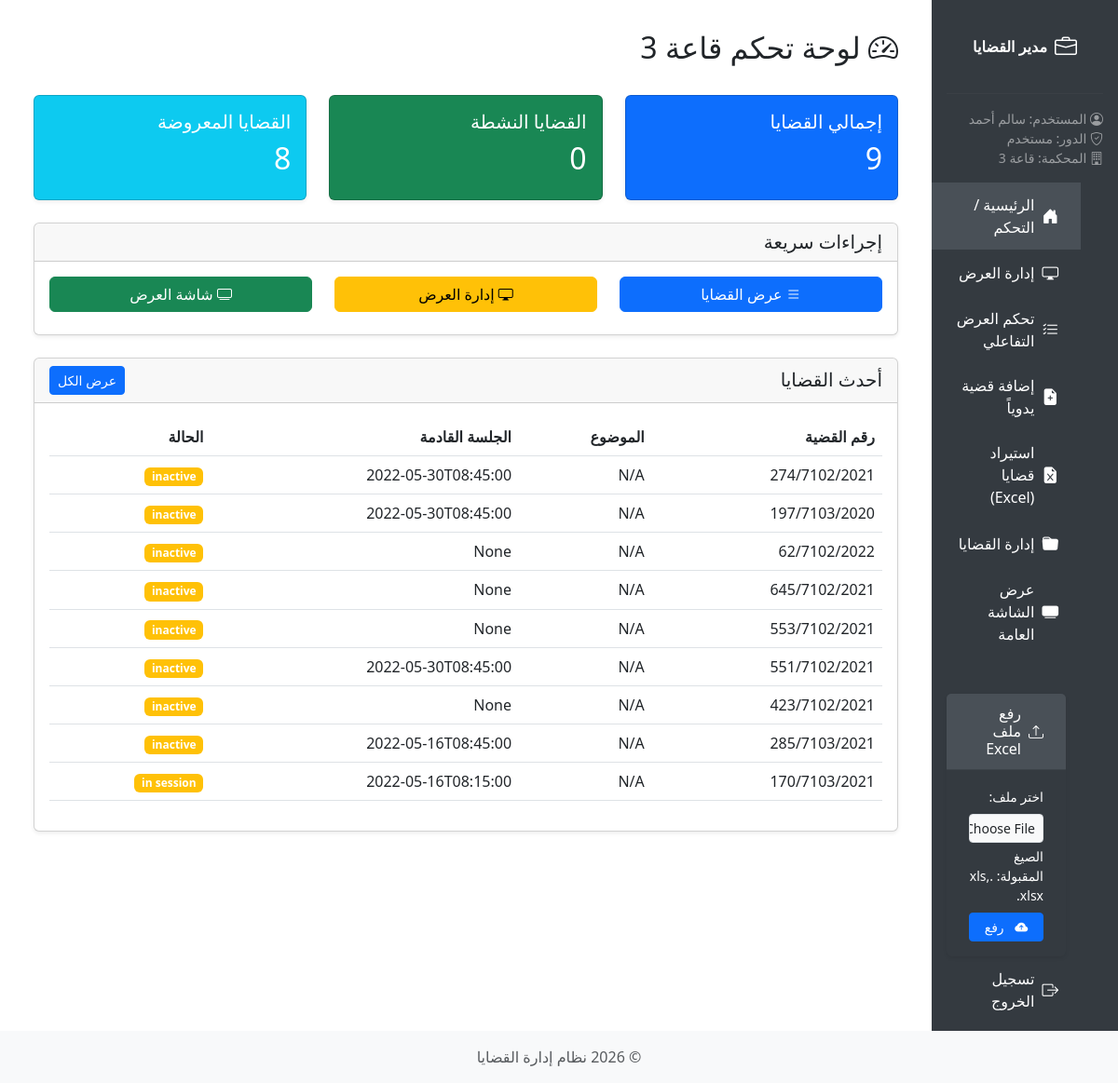
The page / (signed in) on the database as committed earlier.
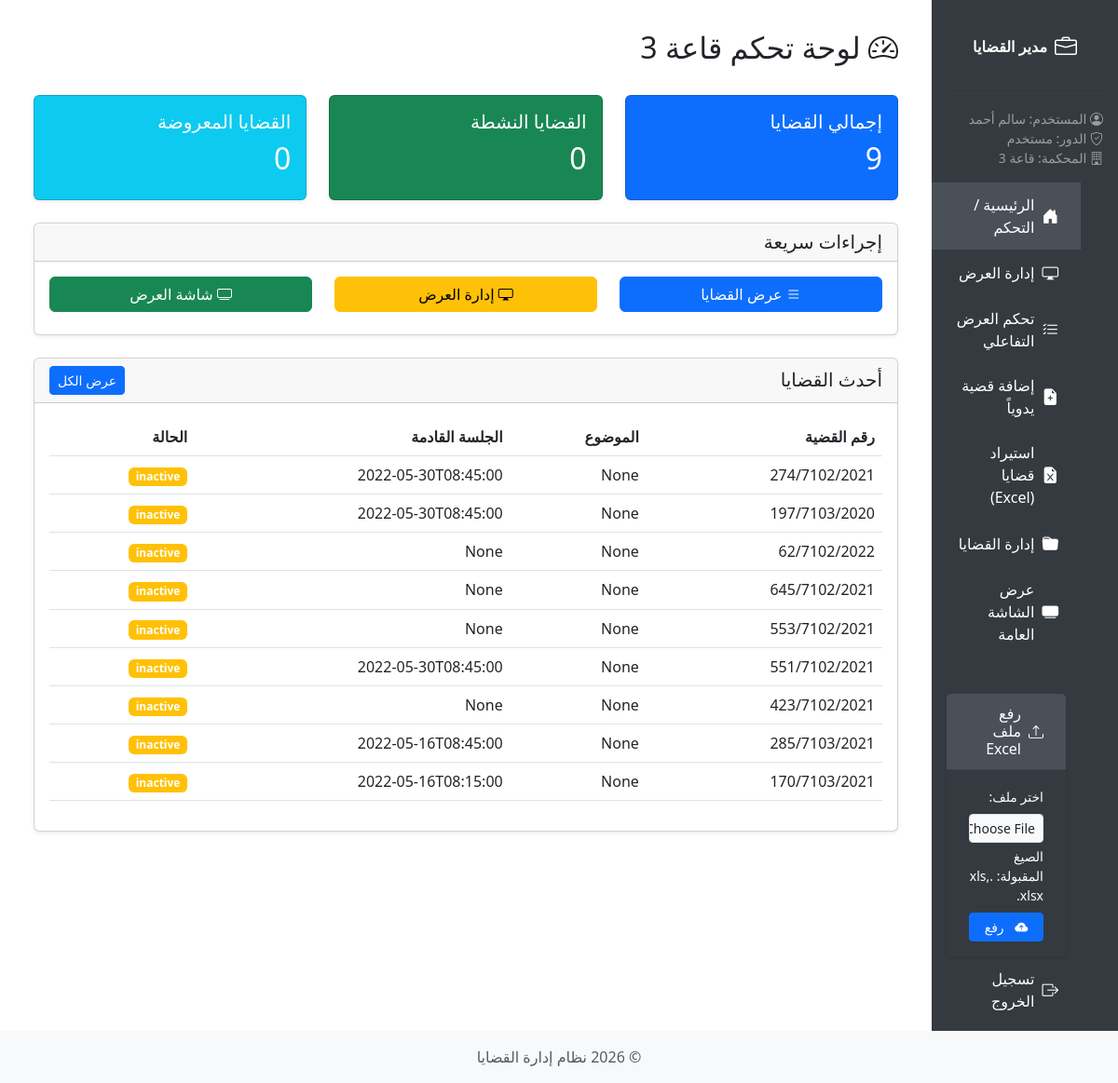
The same page on the database as committed later.
### app/models/models.py (models this page shows)
class User(UserMixin, db.Model):
    __tablename__ = 'tbluser'
    id = db.Column(db.Integer, primary_key=True)
    username = db.Column(db.String(80), nullable=False)
    password = db.Column(db.String(120), nullable=False)
    name = db.Column(db.String(100), nullable=False)
    email = db.Column(db.String(120), nullable=False)
    tel = db.Column(db.String(20), nullable=False)
    is_admin = db.Column(db.Boolean, default=False)
    court_id = db.Column(db.Integer, db.ForeignKey('tblcourt.id', ondelete='SET NULL', name='fk_user_court'), nullable=True)
    cases = db.relationship('Case', backref='user', lazy=True)
    __table_args__ = (
        db.UniqueConstraint('username', name='uq_user_username'),
        db.UniqueConstraint('email', name='uq_user_email')
    )

class Court(db.Model):
    __tablename__ = 'tblcourt'
    id = db.Column(db.Integer, primary_key=True)
    name = db.Column(db.String(100), nullable=False, unique=True)
    description = db.Column(db.Text, nullable=True)
    is_active = db.Column(db.Boolean, default=True)
    users = db.relationship('User', backref='court', lazy=True)
    cases = db.relationship('Case', backref='court', lazy=True)
    __table_args__ = (
        db.UniqueConstraint('name', name='uq_court_name'),
    )

class Case(db.Model):
    __tablename__ = 'tblcase'
    id = db.Column(db.Integer, primary_key=True)
    user_id = db.Column(db.Integer, db.ForeignKey('tbluser.id', ondelete='SET NULL'), nullable=True)
    case_number = db.Column(db.String(50), nullable=False)
    case_date = db.Column(db.Date, nullable=True)
    added_date = db.Column(db.DateTime, default=datetime.utcnow)
    c_order = db.Column(db.Integer, nullable=False)
    next_session_date = db.Column(db.String(100), nullable=True)
    session_result = db.Column(db.Text, nullable=True)
    num_sessions = db.Column(db.Integer, nullable=False, default=1)
    case_subject = db.Column(db.String(200), nullable=True)
    defendant = db.Column(db.String(100), nullable=True)
    plaintiff = db.Column(db.String(100), nullable=True)
    prosecution_number = db.Column(db.String(50), nullable=True)
    police_department = db.Column(db.String(150), nullable=True)
    police_case_number = db.Column(db.String(50), nullable=True)
    status = db.Column(SQLAlchemyEnum(CaseStatus), nullable=True, default=CaseStatus.inactive)
    court_id = db.Column(db.Integer, db.ForeignKey('tblcourt.id', ondelete='SET NULL', name='fk_case_court'), nullable=True)
    __table_args__ = (
        db.UniqueConstraint('court_id', 'case_number', name='uq_case_number_per_court'),
    )

### app/blueprints/main/routes.py (the view)
@main_bp.route('/')
def index():
    if not current_user.is_authenticated:
        return redirect(url_for('auth.login'))
    if current_user.is_admin:
        users = User.query.all()
        cases = Case.query.all()
        return render_template('control.html', users=users, cases=cases)
    else:
        if not current_user.court_id:
            flash('No court assigned to your account.', 'danger')
            return redirect(url_for('auth.login'))
        court_cases = Case.query.filter_by(court_id=current_user.court_id).order_by(Case.added_date.desc()).all()
        active_cases = [case for case in court_cases if case.status == CaseStatus.active]
        display_cases = DisplayCase.query.join(Case).filter(Case.court_id == current_user.court_id).all()
        latest_cases = court_cases[:10]
        return render_template('user_dashboard.html',
                             cases=court_cases,
                             active_cases=active_cases,
                             display_cases=display_cases,
                             latest_cases=latest_cases,
                             court=current_user.court)

### app/blueprints/auth/routes.py (called while the page is built)
@login_manager.user_loader
def load_user(user_id):
    return db.session.get(User, int(user_id))

### app/templates/user_dashboard.html (shortened to what this page needs)
{% extends "base.html" %}
{% block content %}
<div class="container">
    <div class="row mb-4">
        <div class="col">
            <h2><i class="bi bi-speedometer2"></i> لوحة تحكم {{ current_user.court.name }}</h2>
        </div>
    </div>
    <div class="row mb-4">
        <div class="col-md-4">
            <div class="card bg-primary text-white">
                <div class="card-body">
                    <h5 class="card-title">إجمالي القضايا</h5>
                    <h2>{{ cases|length }}</h2>
                </div>
            </div>
        </div>
        <div class="col-md-4">
            <div class="card bg-success text-white">
                <div class="card-body">
                    <h5 class="card-title">القضايا النشطة</h5>
                    <h2>{{ active_cases|length }}</h2>
                </div>
            </div>
        </div>
        <div class="col-md-4">
            <div class="card bg-info text-white">
                <div class="card-body">
                    <h5 class="card-title">القضايا المعروضة</h5>
                    <h2>{{ display_cases|length }}</h2>
                </div>
            </div>
        </div>
    </div>
    <div class="row mb-4">
        <div class="col">
            <div class="card">
                <div class="card-header">
                    <h5 class="mb-0">إجراءات سريعة</h5>
                </div>
                <div class="card-body">
                    <div class="row">
                        <div class="col-md-4">
                            <a href="{{ url_for('cases.list_cases') }}" class="btn btn-primary w-100 mb-2">
                                <i class="bi bi-list"></i> عرض القضايا
                            </a>
                        </div>
                        <div class="col-md-4">
                            <a href="{{ url_for('display.manage_display') }}" class="btn btn-warning w-100 mb-2">
                                <i class="bi bi-display"></i> إدارة العرض
                            </a>
                        </div>
                        <div class="col-md-4">
                            <a href="{{ url_for('display.general') }}" class="btn btn-success w-100 mb-2">
                                <i class="bi bi-tv"></i> شاشة العرض
                            </a>
                        </div>
                    </div>
                </div>
            </div>
        </div>
    </div>
    <div class="row">
        <div class="col">
            <div class="card">
                <div class="card-header d-flex justify-content-between align-items-center">
                    <h5 class="mb-0">أحدث القضايا</h5>
                    <a href="{{ url_for('cases.list_cases') }}" class="btn btn-sm btn-primary">عرض الكل</a>
                </div>
                <div class="card-body">
                    <div class="table-responsive">
                        <table class="table table-hover">
                            <thead>
                                <tr>
                                    <th>رقم القضية</th>
                                    <th>الموضوع</th>
                                    <th>الجلسة القادمة</th>
                                    <th>الحالة</th>
                                </tr>
                            </thead>
                            <tbody>
                                {% for case in latest_cases %}
                                <tr>
                                    <td>{{ case.case_number }}</td>
                                    <td>{{ case.case_subject }}</td>
                                    <td>{{ case.next_session_date }}</td>
                                    <td>
                                        <span
                                            class="badge {% if case.status.value == 'active' %}bg-success{% else %}bg-warning{% endif %}">
                                            {{ case.status.value }}
                                        </span>
                                    </td>
                                </tr>
                                {% else %}
                                <tr>
                                    <td colspan="4" class="text-center">لم يتم العثور على قضايا</td>
                                </tr>
                                {% endfor %}
                            </tbody>
                        </table>
                    </div>
                </div>
            </div>
        </div>
    </div>
</div>
{% endblock %}

### app/templates/base.html (shortened to what this page needs)
<!DOCTYPE html>
<html lang="ar" dir="rtl">
<head>
    <link href="https://cdn.jsdelivr.net/npm/bootstrap@5.3.0/dist/css/bootstrap.min.css" rel="stylesheet">
    <link href="https://cdn.jsdelivr.net/npm/bootstrap-icons@1.11.0/font/bootstrap-icons.css" rel="stylesheet">
    <link href="{{ url_for('static', filename='css/style.css') }}" rel="stylesheet">
</head>
<body>
    <div class="container-fluid">
        <div class="row">
            {% if current_user.is_authenticated %}
            <div class="col-md-3 col-lg-2 px-0 sidebar d-flex flex-column">
                <a class="navbar-brand p-3 text-white text-center" href="{{ url_for('main.index') }}">
                    <i class="bi bi-briefcase fs-4"></i>
                    <span>مدير القضايا</span>
                </a>
                <hr class="text-white mx-3">
                <div class="px-3 mb-3 text-white-50 small">
                    <div><i class="bi bi-person-circle"></i> المستخدم: {{ current_user.name }}</div>
                    <div><i class="bi bi-shield-check"></i> الدور: {% if current_user.is_admin %}مدير النظام{% else %}مستخدم{% endif %}</div>
                    {% if current_user.court %}
                    <div><i class="bi bi-building"></i> المحكمة: {{ current_user.court.name }}</div>
                    {% endif %}
                </div>
                <ul class="nav flex-column flex-grow-1">
                    <li class="nav-item">
                        <a class="nav-link {% if request.endpoint == 'main.index' or request.endpoint == 'main.control' %}active{% endif %}" href="{{ url_for('main.index') }}">
                            <i class="bi bi-house-door-fill"></i> <span>الرئيسية / التحكم</span>
                        </a>
                    </li>
                    <li class="nav-item">
                        <a class="nav-link {% if request.endpoint == 'display.manage_display' %}active{% endif %}" href="{{ url_for('display.manage_display') }}">
                            <i class="bi bi-display"></i> <span>إدارة العرض</span>
                        </a>
                    </li>
                    <li class="nav-item">
                        <a class="nav-link {% if request.endpoint == 'display.general_control' %}active{% endif %}" href="{{ url_for('display.general_control') }}">
                            <i class="bi bi-list-check"></i> <span>تحكم العرض التفاعلي</span>
                        </a>
                    </li>
                    <li class="nav-item">
                        <a class="nav-link {% if request.endpoint == 'cases.add_case' %}active{% endif %}" href="{{ url_for('cases.add_case') }}">
                            <i class="bi bi-file-earmark-plus-fill"></i> <span>إضافة قضية يدوياً</span>
                        </a>
                    </li>
                    <li class="nav-item">
                        <a class="nav-link {% if request.endpoint == 'main.list_files' %}active{% endif %}" href="{{ url_for('main.list_files') }}">
                            <i class="bi bi-file-earmark-excel-fill"></i> <span>استيراد قضايا (Excel)</span>
                        </a>
                    </li>
                    <li class="nav-item">
                        <a class="nav-link {% if request.endpoint == 'cases.list_cases' %}active{% endif %}" href="{{ url_for('cases.list_cases') }}">
                            <i class="bi bi-folder-fill"></i> <span>إدارة القضايا</span>
                        </a>
                    </li>
                    <li class="nav-item">
                        <a class="nav-link {% if request.endpoint == 'display.general' %}active{% endif %}" href="{{ url_for('display.general') }}" target="_blank">
                            <i class="bi bi-tv-fill"></i> <span>عرض الشاشة العامة</span>
                        </a>
                    </li>
                    {% if current_user.is_authenticated %}
                    <li class="nav-item mt-3" id="uploadFormContainer">
                         <div class="card mx-3" style="background-color:#343a40">
                            <div class="card-header text-white" style="background-color: #495057;">
                                <i class="bi bi-upload"></i> <h6 class="mb-0 d-inline">رفع ملف Excel</h6>
                            </div>
                            <div class="card-body">
                                <form id="uploadForm" action="{{ url_for('main.upload_file') }}" method="post" enctype="multipart/form-data">
                                    <div class="mb-2">
                                        <label for="excelFile" class="form-label small">اختر ملف:</label>
                                        <input class="form-control form-control-sm" type="file" id="excelFile" name="excelFile" accept=".xls,.xlsx" required>
                                        <div class="form-text small mt-1">الصيغ المقبولة: .xls, .xlsx</div>
                                    </div>
                                    <div class="d-grid">
                                        <button type="submit" class="btn btn-sm btn-primary">
                                             <i class="bi bi-cloud-arrow-up-fill"></i> <span>رفع</span>
                                         </button>
                                    </div>
                                </form>
                            </div>
                         </div>
                    </li>
                    {% endif %}
                    <li class="nav-item mt-auto mb-2">
                        <a class="nav-link" href="{{ url_for('auth.logout') }}">
                            <i class="bi bi-box-arrow-right"></i> <span>تسجيل الخروج</span>
                        </a>
                    </li>
                </ul>
            </div>
            <div class="col-md-9 col-lg-10 ms-sm-auto px-md-4 main-content">
            {% else %}
            <div class="col-12 main-content">
            {% endif %}
                {% block content %}{% endblock %}
            </div>
        </div>
    </div>
    <footer class="footer mt-auto py-3 bg-light">
        <div class="container text-center">
            <span class="text-muted">© {{ now.year }} نظام إدارة القضايا</span>
        </div>
    </footer>
</body>
</html>

### app/static/css/style.css (style rules this page uses)
.sidebar { min-height: 100vh; background: #343a40; }
.sidebar .nav-link { color: #ffffff !important; padding: 1rem; }
.sidebar .card { background-color: #343a40 !important; color: #ffffff; }
.sidebar .card-header { background-color: #495057 !important; color: #ffffff; }
.sidebar .card label, .sidebar .card .form-text { color: #ffffff !important; }
.main-content { padding: 20px; }
.card { box-shadow: 0 0.125rem 0.25rem rgba(0, 0, 0, 0.075); }

### app/templates/base.html (style rules this page uses)
body { direction: rtl; }
.sidebar { background-color: #343a40; min-height: 100vh; color: #adb5bd; padding-top: 1rem; }
.sidebar .nav-link { color: #000000; padding: 0.75rem 1.5rem; font-size: 1rem; display: flex; align-items: center; }
.sidebar .nav-link .bi { font-size: 1.1rem; }
.sidebar .nav-link:hover, .sidebar .nav-link.active { background-color: #495057; color: #ffffff; }
.sidebar .navbar-brand { font-weight: bold; display: flex; align-items: center; justify-content: center; }
.sidebar hr { border-top: 1px solid rgba(255, 255, 255, 0.1); }
.main-content { padding: 2rem; }
.footer { background-color: #e9ecef; }
.sidebar .card { border: none; margin-top: 1.5rem; }
.sidebar .card-header { padding: 0.75rem 1.5rem; display: flex; align-items: center; }
.sidebar .card-body { padding: 1rem 1.5rem; }
.sidebar .card label { color: #adb5bd; }
.sidebar .card .form-text { color: #6c757d; }
.sidebar .nav-link .bi, .sidebar .card-header .bi, .sidebar .btn .bi { margin-left: 0.5rem; margin-right: 0; }
.sidebar .navbar-brand .bi { margin-left: 0.5rem; margin-right: 0; }

Rows that differ between the two databases and show on the page:
removed Case: case_number "274/7102/2021", case_subject "N/A", next_session_date "2022-05-30T08:45:00", status.value "inactive"
removed Case: case_number "197/7103/2020", case_subject "N/A", next_session_date "2022-05-30T08:45:00", status.value "inactive"
removed Case: case_number "62/7102/2022", case_subject "N/A", next_session_date "None", status.value "inactive"
removed Case: case_number "645/7102/2021", case_subject "N/A", next_session_date "None", status.value "inactive"
removed Case: case_number "553/7102/2021", case_subject "N/A", next_session_date "None", status.value "inactive"
removed Case: case_number "551/7102/2021", case_subject "N/A", next_session_date "2022-05-30T08:45:00", status.value "inactive"
removed Case: case_number "423/7102/2021", case_subject "N/A", next_session_date "None", status.value "inactive"
removed Case: case_number "285/7103/2021", case_subject "N/A", next_session_date "2022-05-16T08:45:00", status.value "inactive"
removed Case: case_number "170/7103/2021", case_subject "N/A", next_session_date "2022-05-16T08:15:00", status.value "in session"
added Case: case_number "274/7102/2021", case_subject "None", next_session_date "2022-05-30T08:45:00", status.value "inactive"
added Case: case_number "197/7103/2020", case_subject "None", next_session_date "2022-05-30T08:45:00", status.value "inactive"
added Case: case_number "62/7102/2022", case_subject "None", next_session_date "None", status.value "inactive"
added Case: case_number "645/7102/2021", case_subject "None", next_session_date "None", status.value "inactive"
added Case: case_number "553/7102/2021", case_subject "None", next_session_date "None", status.value "inactive"
added Case: case_number "551/7102/2021", case_subject "None", next_session_date "2022-05-30T08:45:00", status.value "inactive"
added Case: case_number "423/7102/2021", case_subject "None", next_session_date "None", status.value "inactive"
added Case: case_number "285/7103/2021", case_subject "None", next_session_date "2022-05-16T08:45:00", status.value "inactive"
added Case: case_number "170/7103/2021", case_subject "None", next_session_date "2022-05-16T08:15:00", status.value "inactive"
Other text that changed with them:
{{ display_cases|length }}: "8" → "0"
